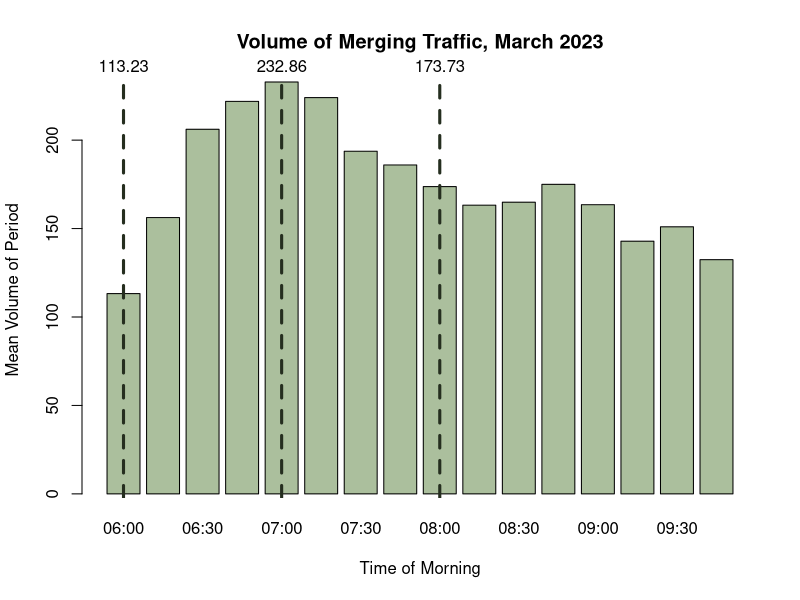
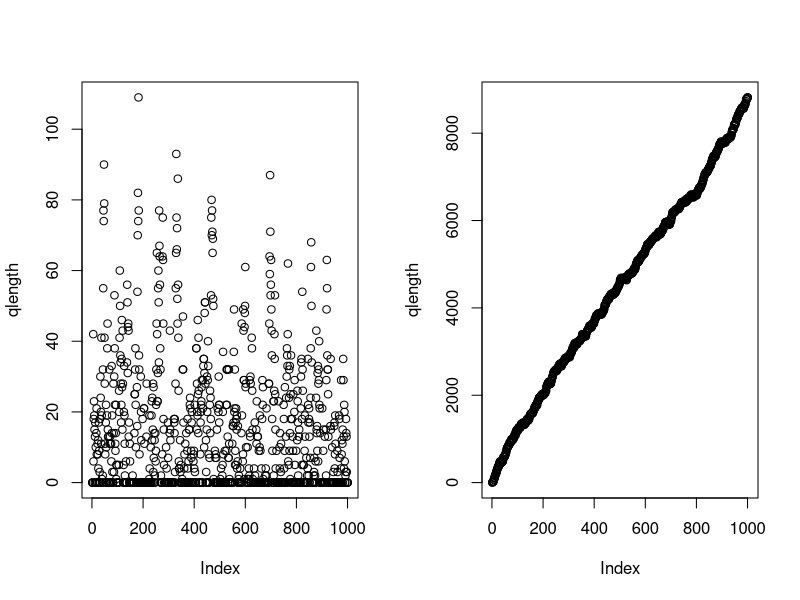
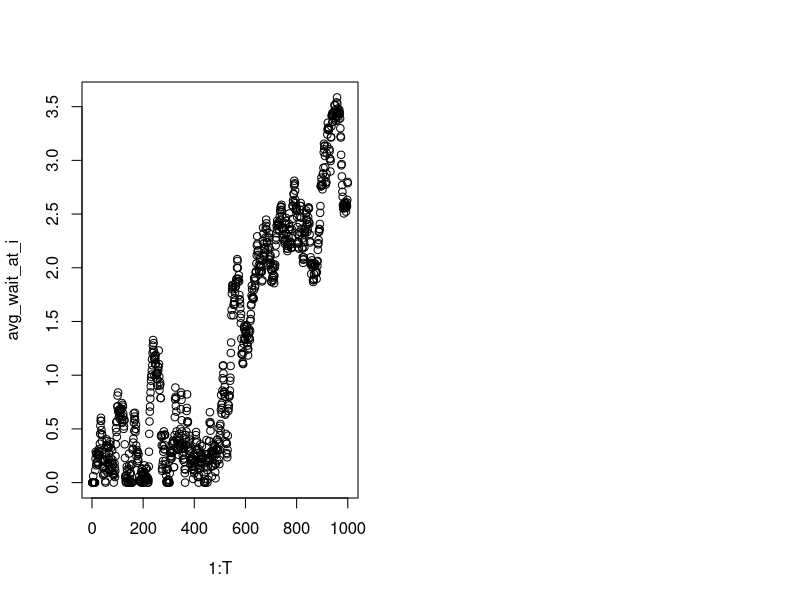

Source code (R) for these figures, in order:
## ---- chunk 1
#| include: false

# Keep these commented as the full files were too large to upload to Github
# Importing datasets
# raw23 <- read.csv("2023-03.csv")
# raw25 <- read.csv("2025-03.csv")

# Filtering for on-ramp segment
# ramp25 <- raw25[raw25$MLinkID == 5725, ]
# ramp23 <- raw23[raw23$MLinkID == 5725, ]

# Filtering for the freeway segment directly following the on-ramp
# fwy25 <- raw25[raw25$MLinkID == 183, ]
# fwy23 <- raw23[raw23$MLinkID == 183, ]

# Simplified import commands
ramp25 <- read.csv("ramp25.csv")
ramp23 <- read.csv("ramp23.csv")

fwy25 <- read.csv("fwy25.csv")
fwy23 <- read.csv("fwy23.csv")
## ---- chunk 2
#| include: false

library(lubridate)

# Converting datetime strings to date objects
ramp23$Date.Time.AWST <- ymd_hm(ramp23$Date.Time.AWST)

# Adding day of the week column (1=sunday, 7=saturday)
ramp23$Weekday <- wday(ramp23$Date.Time.AWST)

# Adding hour of the day column
ramp23$Hour <- hour(ramp23$Date.Time.AWST)

# Adding 15-min segment identifier of column
ramp23$Period <- format(ramp23$Date.Time.AWST, "%H:%M")

# Removing weekends
ramp23.wk <- ramp23[ramp23$Weekday %in% c(2, 3, 4, 5, 6), ]

# Filtering for only the morning peak (6am-10am)
ramp23.pk.wk <- ramp23.wk[6 <= ramp23.wk$Hour & ramp23.wk$Hour < 10, ]

# Removing public holidays (March 6 is the onyl date - Labour Day)
ramp23.pk.wk <- ramp23.pk.wk[date(ramp23.pk.wk$Date.Time.AWST) != "2023-03-06", ]
## ---- chunk 3
head(ramp23[, c(-6, -7, -8, -9, -10)])
## ---- chunk 4
#| include: false

smeans <- aggregate(Volume ~ Period, 
                           data = ramp23.pk.wk, 
                           FUN = mean)

# getting max volume
smax <- max(smeans$Volume)
maxindex <- which(smeans$Volume == smax)

# getting mean volume
smean <- mean(smeans$Volume)

# getting min volume
smin <- min(smeans$Volume)
minindex <- which(smeans$Volume == smin)
## ---- chunk 5
#| echo: false

bp <- barplot(smeans$Volume, names.arg = smeans$Period, col="#abbf9d", xlab = "Time of Morning", ylab = "Mean Volume of Period", main="Volume of Merging Traffic, March 2023")

abline(v = bp[1], col = "#252e1f", lwd = 3, lty = 2)
text(x = bp[1], y = smax, labels = round(smeans$Volume[1], 2), pos = 3, xpd = TRUE)

abline(v = bp[5], col = "#252e1f", lwd = 3, lty = 2)
text(x = bp[5], y = smax, labels = round(smeans$Volume[5], 2), pos = 3, xpd = TRUE)

abline(v = bp[9], col = "#252e1f", lwd = 3, lty = 2)
text(x = bp[9], y = smax, labels = round(smeans$Volume[9], 2), pos = 3, xpd = TRUE)
## ---- chunk 6
smu6  <- mean(ramp23.pk.wk[ramp23.pk.wk$Period == "06:00", 4])
svar6 <- var(ramp23.pk.wk[ramp23.pk.wk$Period == "06:00", 4])

data.frame (
  Mean = smu6,
  Variance = svar6,
  row.names = c("6am (min)")
)
## ---- chunk 7
#| include: false

ssize6 <- (smu6^2) / (svar6 - smu6)
## ---- chunk 8
sim1 <- rnbinom(10000, size = ssize6, mu = smu6)
sim2 <- rpois(10000, lambda = smu6)
data.frame (
  Mean = c(smu6, mean(sim1), mean(sim2)),
  Variance = c(svar6, var(sim1), mean(sim2)),
  row.names = c("Dataset", "NBinom Sim", "Poisson Sim  ")
)
## ---- chunk 9
#| include: false

# 7am models
smu7  <- mean(ramp23.pk.wk[ramp23.pk.wk$Period == "07:00", 4])
svar7 <- var(ramp23.pk.wk[ramp23.pk.wk$Period == "07:00", 4])
ssize7 <- (smu7^2) / (svar7 - smu7)

# 8am models
smu8  <- mean(ramp23.pk.wk[ramp23.pk.wk$Period == "08:00", 4])
svar8 <- var(ramp23.pk.wk[ramp23.pk.wk$Period == "08:00", 4])
ssize8 <- (smu8^2) / (svar8 - smu8)
## ---- chunk 10
#| echo: false

data.frame(
  Mean = c(smu6, smu7, smu8),
  Variance = c(svar6, svar7, svar8),
  Size = c(ssize6, ssize7, ssize8),
  row.names = c("6am (min)", "7am (max)", "8am (mean)")
)
## ---- chunk 11
T <- 1000


# average 12 cars per minute release
release <- 12 * 15 # no. of releases for 1 15 minute interval

qlength <- numeric(T)

for (i in 1:T) {
  qlength[i+1] <- qlength[i] + rnbinom(1, size=ssize8, mu=smu8)
  qlength[i+1] <- max(0, qlength[i+1] - release)
}

par(mfrow=c(1, 2))
plot(qlength)


# average 11 cars per minute
release <- 11 * 15 # no. of releases for 1 15 minute interval

qlength <- numeric(T)

for (i in 1:T) {
  qlength[i+1] <- qlength[i] + rnbinom(1, size=ssize8, mu=smu8)
  qlength[i+1] <- max(0, qlength[i+1] - release)
}

plot(qlength)
## ---- chunk 12
T <- 1000 # no. of timesteps (each is a 15min interval)
c <- 2 # no. of lanes

mu <- 5.8 * 15 # mean no. vehicles released PER LANE in one timestep 
lambda <- smu8 # mean no. vehicles arriving TOTAL in one timestep
dispersion <- ssize8 # dispersion parameter for arrival rate

q1 <- c()
q2 <- c()

wtimes <- list()
q1c <- numeric(T)
q2c <- numeric(T)

avg_wait_at_i <- list()

for (i in 1:T) {
  # arrivals
  arrivals <- rnbinom(1, size = dispersion, mu = lambda)
  
  q1a <- floor(arrivals / 2)
  q2a <- ceiling(arrivals /2)
  
  q1 <- c(q1, rep(i, q1a))
  q2 <- c(q2, rep(i, q2a))
  
  # release parameters
  release <- mu
  timestep.wtimes <- c()
  
  # finding how many cars should be released
  q1r <- min(length(q1), release)
  q2r <- min(length(q2), release)
  
  # releasing cars and tracking how long they waited
  if (q1r > 0) {
    timestep.wtimes <- c(timestep.wtimes, i - q1[1:q1r])
    q1 <- q1[-(1:q1r)]
  }
  if (q2r > 0) {
    timestep.wtimes <- c(timestep.wtimes, i - q2[1:q2r])
    q2 <- q2[-(1:q2r)]
  }
  
  # record data
  wtimes[[i]] <- timestep.wtimes
  q1c[i] <- length(q1)
  q2c[i] <- length(q2)
  
  avg_wait_at_i[i] <- if(length(timestep.wtimes) > 0) mean(timestep.wtimes)
  
}
all_waits <- unlist(wtimes)
# plot(q1c)
plot(1:T, avg_wait_at_i)
